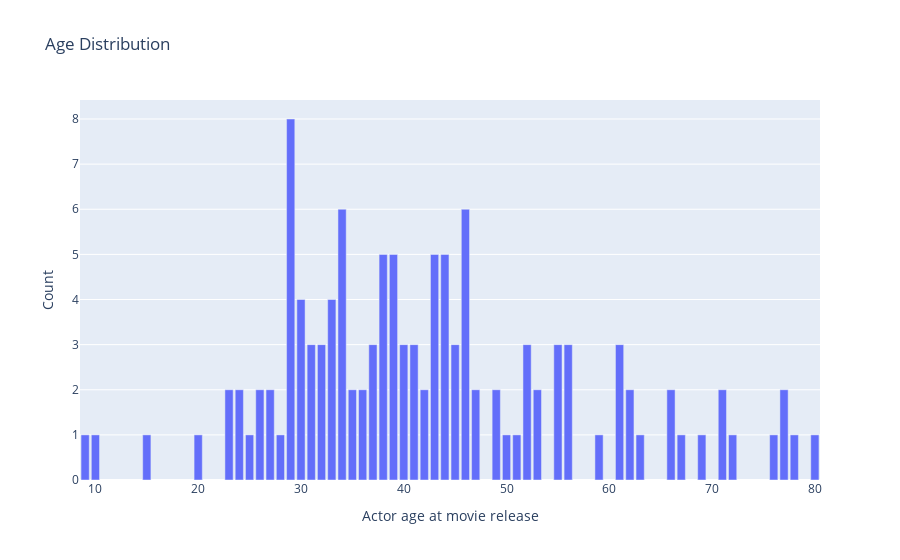

Here is the notebook cell this chart was saved with:
### Code cell
if 'Actor age at movie release' in oscar_supporting_act_info.columns:
    # Count occurrences of each age
    age_distribution = oscar_supporting_act_info['Actor age at movie release'].value_counts().reset_index()
    age_distribution.columns = ['Actor age at movie release', 'count']
    
    # Sort by age for better visualization
    age_distribution = age_distribution.sort_values(by='Actor age at movie release')

    # Create the bar plot
    fig = px.bar(age_distribution, x='Actor age at movie release', y='count', title='Age Distribution', labels={'age': 'Age', 'count': 'Count'})
    fig.show()
else:
    print("The column 'age' does not exist in the provided file.")

### Figure 1 — Plotly figure (JSON) as saved in the notebook; plotly's stock layout.template omitted (floating-point values rounded to 4 significant figures)
{"data": [{"alignmentgroup": "True", "hovertemplate": "Actor age at movie release=%{x}<br>Count=%{y}<extra></extra>", "legendgroup": "", "marker": {"color": "#636efa", "pattern": {"shape": ""}}, "name": "", "offsetgroup": "", "orientation": "v", "showlegend": false, "textposition": "auto", "type": "bar", "x": [9, 10, 15, 20, 23, 24, 25, 26, 27, 28, 29, 30, 31, 32, 33, 34, 35, 36, 37, 38, 39, 40, 41, 42, 43, 44, 45, 46, 47, 49, 50, 51, 52, 53, 55, 56, 59, 61, 62, 63, 66, 67, 69, 71, 72, 76, 77, 78, 80], "xaxis": "x", "y": [1, 1, 1, 1, 2, 2, 1, 2, 2, 1, 8, 4, 3, 3, 4, 6, 2, 2, 3, 5, 5, 3, 3, 2, 5, 5, 3, 6, 2, 2, 1, 1, 3, 2, 3, 3, 1, 3, 2, 1, 2, 1, 1, 2, 1, 1, 2, 1, 1], "yaxis": "y"}], "layout": {"barmode": "relative", "legend": {"tracegroupgap": 0}, "title": {"text": "Age Distribution"}, "xaxis": {"anchor": "y", "domain": [0, 1], "title": {"text": "Actor age at movie release"}}, "yaxis": {"anchor": "x", "domain": [0, 1], "title": {"text": "Count"}}}}
